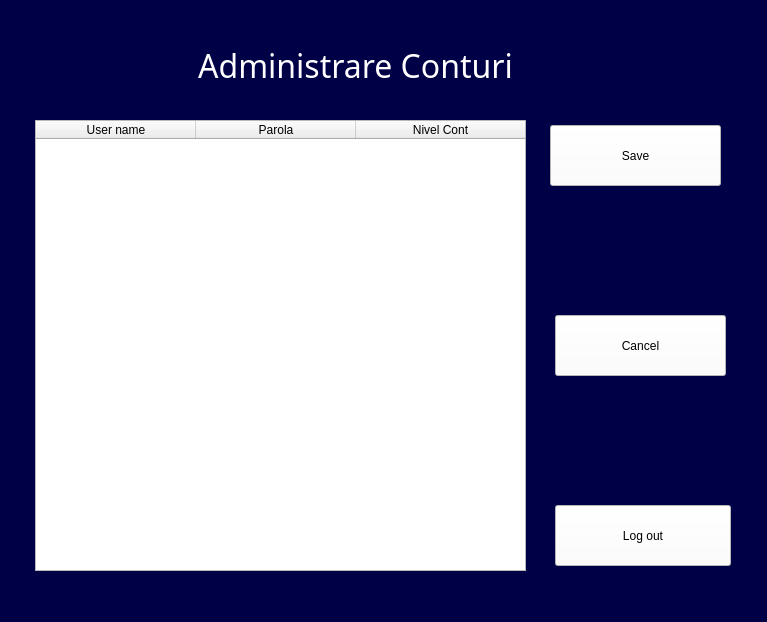
<?xml version="1.0" encoding="UTF-8"?>
<ui version="4.0">
 <class>MainWindow</class>
 <widget class="QMainWindow" name="MainWindow">
  <property name="geometry">
   <rect>
    <x>0</x>
    <y>0</y>
    <width>767</width>
    <height>622</height>
   </rect>
  </property>
  <property name="windowTitle">
   <string>MainWindow</string>
  </property>
  <widget class="QWidget" name="centralwidget">
   <widget class="QLabel" name="image_background">
    <property name="geometry">
     <rect>
      <x>-140</x>
      <y>0</y>
      <width>1266</width>
      <height>766</height>
     </rect>
    </property>
    <property name="styleSheet">
     <string notr="true">background-color: rgb(0, 0, 70);</string>
    </property>
    <property name="text">
     <string/>
    </property>
   </widget>
   <widget class="QLabel" name="user_name_account_s">
    <property name="geometry">
     <rect>
      <x>20</x>
      <y>15</y>
      <width>671</width>
      <height>101</height>
     </rect>
    </property>
    <property name="font">
     <font>
      <family>Arial Black</family>
      <pointsize>24</pointsize>
      <weight>10</weight>
      <italic>false</italic>
      <bold>false</bold>
     </font>
    </property>
    <property name="styleSheet">
     <string notr="true">color: rgb(255, 255, 255);
font: 87 24pt &quot;Arial Black&quot;;</string>
    </property>
    <property name="text">
     <string>Administrare Conturi</string>
    </property>
    <property name="alignment">
     <set>Qt::AlignCenter</set>
    </property>
    <property name="wordWrap">
     <bool>true</bool>
    </property>
   </widget>
   <widget class="QPushButton" name="save_button">
    <property name="geometry">
     <rect>
      <x>550</x>
      <y>125</y>
      <width>171</width>
      <height>61</height>
     </rect>
    </property>
    <property name="styleSheet">
     <string notr="true">background-color: rgb(255, 255, 255);
font: 16pt &quot;Arial&quot;;
</string>
    </property>
    <property name="text">
     <string>Save</string>
    </property>
   </widget>
   <widget class="QPushButton" name="cancel_button">
    <property name="geometry">
     <rect>
      <x>555</x>
      <y>315</y>
      <width>171</width>
      <height>61</height>
     </rect>
    </property>
    <property name="styleSheet">
     <string notr="true">background-color: rgb(255, 255, 255);
font: 16pt &quot;Arial&quot;;
</string>
    </property>
    <property name="text">
     <string>Cancel</string>
    </property>
   </widget>
   <widget class="QTableWidget" name="tableWidget">
    <property name="geometry">
     <rect>
      <x>35</x>
      <y>120</y>
      <width>491</width>
      <height>451</height>
     </rect>
    </property>
    <property name="frameShadow">
     <enum>QFrame::Raised</enum>
    </property>
    <property name="autoScrollMargin">
     <number>10</number>
    </property>
    <property name="editTriggers">
     <set>QAbstractItemView::DoubleClicked</set>
    </property>
    <property name="tabKeyNavigation">
     <bool>false</bool>
    </property>
    <property name="showDropIndicator" stdset="0">
     <bool>false</bool>
    </property>
    <property name="dragDropOverwriteMode">
     <bool>false</bool>
    </property>
    <property name="alternatingRowColors">
     <bool>false</bool>
    </property>
    <property name="selectionMode">
     <enum>QAbstractItemView::SingleSelection</enum>
    </property>
    <property name="selectionBehavior">
     <enum>QAbstractItemView::SelectRows</enum>
    </property>
    <property name="textElideMode">
     <enum>Qt::ElideMiddle</enum>
    </property>
    <property name="gridStyle">
     <enum>Qt::SolidLine</enum>
    </property>
    <property name="sortingEnabled">
     <bool>true</bool>
    </property>
    <property name="wordWrap">
     <bool>true</bool>
    </property>
    <property name="cornerButtonEnabled">
     <bool>true</bool>
    </property>
    <attribute name="horizontalHeaderVisible">
     <bool>true</bool>
    </attribute>
    <attribute name="horizontalHeaderMinimumSectionSize">
     <number>60</number>
    </attribute>
    <attribute name="horizontalHeaderDefaultSectionSize">
     <number>160</number>
    </attribute>
    <attribute name="horizontalHeaderHighlightSections">
     <bool>false</bool>
    </attribute>
    <attribute name="horizontalHeaderStretchLastSection">
     <bool>true</bool>
    </attribute>
    <attribute name="verticalHeaderHighlightSections">
     <bool>true</bool>
    </attribute>
    <column>
     <property name="text">
      <string>User name</string>
     </property>
    </column>
    <column>
     <property name="text">
      <string>Parola</string>
     </property>
    </column>
    <column>
     <property name="text">
      <string>Nivel Cont</string>
     </property>
    </column>
   </widget>
   <widget class="QPushButton" name="log_out_button">
    <property name="geometry">
     <rect>
      <x>555</x>
      <y>505</y>
      <width>176</width>
      <height>61</height>
     </rect>
    </property>
    <property name="styleSheet">
     <string notr="true">background-color: rgb(255, 255, 255);
font: 16pt &quot;Arial&quot;;
</string>
    </property>
    <property name="text">
     <string>Log out</string>
    </property>
   </widget>
  </widget>
 </widget>
 <resources/>
 <connections/>
</ui>
